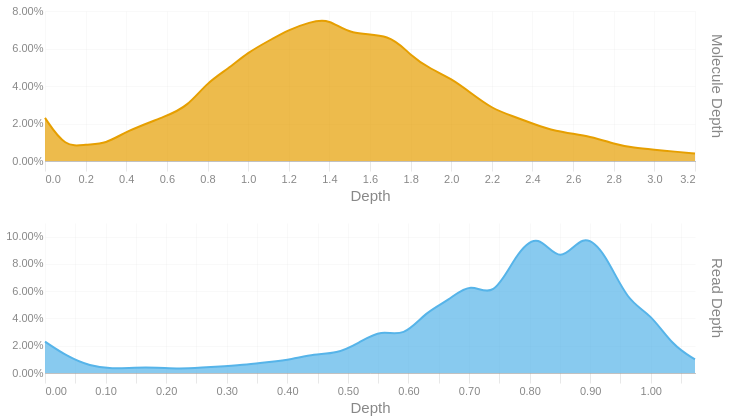

Write notebook code for a chart like this one.
### Code cell
readdep = depth_hist(tb['Read Depth'], q99, 3)
readdep = readdep.with_columns(pl.lit('Read Depth').alias('Metric'))
if not SKIPLR:
    moldep = depth_hist(tb['Molecule Depth'], mol_q99, 1)
    moldep = moldep.with_columns(pl.lit('Molecule Depth').alias('Metric'))
    _hist = pl.concat([readdep, moldep])
    _hist = _hist.filter(pl.col('Proportion') != 0)
    with SafeRender(_hist):
        (
            alt.Chart(_hist)        
            .mark_area(interpolate = "basis")
            .encode(
                x=alt.X('Bin:Q').scale(domainMin=0).axis(alt.Axis(title='Depth')),
                y = alt.Y('Proportion:Q', title = None).axis(format = '.2%'),
                color = alt.Color('Metric:N').legend(None),
                row = alt.Row("Metric:N").header(title = None, labelOrient = 'right'),
                tooltip = [
                    alt.Tooltip("Metric:N", title = "Metric"),
                    alt.Tooltip('Interval:N', title = "Depth Interval"),
                    alt.Tooltip('Proportion:Q', title = "% Alignments").format('.2%')
                ]
            )
            .resolve_scale(x='independent', y='independent')
            .properties(
                height = 150, width = 650,
                usermeta={'embedOptions': {'downloadFileName': f'{samplename}.depth.hist'}}
            )
        ).display()
else:
    readdep = readdep.filter(pl.col('Proportion') != 0)
    with SafeRender(readdep):
        (
            alt.Chart(readdep)        
            .mark_area(interpolate = "basis")
            .encode(
                x=alt.X('Bin:Q').scale(domainMin=0).axis(alt.Axis(title='Depth')),
                y = alt.Y('Proportion:Q', title = None).axis(format = '.2%'),
                tooltip = [
                    alt.Tooltip('Interval:N', title = "Depth Interval"),
                    alt.Tooltip('Proportion:Q', title = "% Alignments").format('.2%')
                ]
            )
            .properties(
                usermeta={'embedOptions': {'downloadFileName': f'{samplename}.depth.hist'}}
            )
        ).display()

### Figure 1 — Vega-Lite specification as saved in the notebook (floating-point values rounded to 4 significant figures)
{"width": 650, "height": 150, "config": {"title": {"anchor": "start", "dy": -15, "fontSize": 18, "color": "#888888", "subtitleColor": "#888888", "subtitleFontSize": 14}, "arc": {"fill": "#0072B2"}, "axis": {"domainColor": "#888888", "domainWidth": 0.5, "gridWidth": 0.2, "grid": false, "titleFontWeight": 400, "titleFontSize": 15, "labelFontSize": 11, "labelColor": "#888888", "tickColor": "#888888", "tickWidth": 0.2, "titleColor": "#888888"}, "axisBand": {"grid": false}, "axisX": {"grid": true, "tickSize": 10, "domainCap": "round"}, "axisY": {"domain": false, "grid": true, "tickSize": 0, "domainCap": "round"}, "background": "transparent", "header": {"labelFontSize": 15, "labelColor": "#888888", "titleFontSize": 15, "titleFontWeight": 600, "titleColor": "#888888"}, "legend": {"labelFont": "sans-serif", "labelFontSize": 12, "labelColor": "#888888", "symbolSize": 100, "symbolType": "circle", "titleFontSize": 12, "titlePadding": 10, "titleColor": "#888888", "title": null}, "range": {"category": ["#E69F00", "#56B4E9", "#009E73", "#F0E442", "#0072B2", "#D55E00", "#CC79A7", "#000000"], "diverging": ["#cfe8f3", "#a2d4ec", "#73bfe2", "#46abdb", "#1696d2", "#12719e"]}, "area": {"fill": "#0072B2", "fillOpacity": 0.7, "line": true, "strokeOpacity": 0.7}, "line": {"color": "#0072B2", "stroke": "#0072B2", "strokeWidth": 2}, "trail": {"color": "#0072B2", "stroke": "#0072B2", "strokeWidth": 0, "size": 1}, "point": {"filled": true, "fillOpacity": 1.0, "size": 95}, "text": {"color": "#888888", "fontSize": 11, "align": "right", "fontWeight": 400, "size": 11}, "bar": {"fill": "#0072B2", "stroke": null}, "view": {"stroke": null, "continuousWidth": 660, "continuousHeight": 400}}, "data": {"name": "data-e837c97c373dcaad1368dd6afb6f49f2"}, "mark": {"type": "area", "interpolate": "basis"}, "encoding": {"color": {"field": "Metric", "legend": null, "type": "nominal"}, "row": {"field": "Metric", "header": {"title": null, "labelOrient": "right"}, "type": "nominal"}, "tooltip": [{"field": "Metric", "title": "Metric", "type": "nominal"}, {"field": "Interval", "title": "Depth Interval", "type": "nominal"}, {"field": "Proportion", "format": ".2%", "title": "% Alignments", "type": "quantitative"}], "x": {"axis": {"title": "Depth"}, "field": "Bin", "scale": {"domainMin": 0}, "type": "quantitative"}, "y": {"axis": {"format": ".2%"}, "field": "Proportion", "title": null, "type": "quantitative"}}, "resolve": {"scale": {"x": "independent", "y": "independent"}}, "usermeta": {"embedOptions": {"downloadFileName": "S6_Altamaha_3957.depth.hist"}}, "$schema": "https://vega.github.io/schema/vega-lite/v6.1.0.json", "datasets": {"data-e837c97c373dcaad1368dd6afb6f49f2": [{"Bin": 0.0, "Interval": "0.0-0.037", "Proportion": 0.023, "Metric": "Read Depth"}, {"Bin": 0.037, "Interval": "0.037-0.074", "Proportion": 0.012, "Metric": "Read Depth"}, {"Bin": 0.074, "Interval": "0.074-0.111", "Proportion": 0.005, "Metric": "Read Depth"}, {"Bin": 0.111, "Interval": "0.111-0.148", "Proportion": 0.003, "Metric": "Read Depth"}, {"Bin": 0.148, "Interval": "0.148-0.185", "Proportion": 0.004, "Metric": "Read Depth"}, {"Bin": 0.185, "Interval": "0.185-0.222", "Proportion": 0.004, "Metric": "Read Depth"}, {"Bin": 0.222, "Interval": "0.222-0.259", "Proportion": 0.003, "Metric": "Read Depth"}, {"Bin": 0.259, "Interval": "0.259-0.296", "Proportion": 0.004, "Metric": "Read Depth"}, {"Bin": 0.296, "Interval": "0.296-0.333", "Proportion": 0.005, "Metric": "Read Depth"}, {"Bin": 0.333, "Interval": "0.333-0.37", "Proportion": 0.006, "Metric": "Read Depth"}, {"Bin": 0.37, "Interval": "0.37-0.407", "Proportion": 0.008, "Metric": "Read Depth"}, {"Bin": 0.407, "Interval": "0.407-0.444", "Proportion": 0.01, "Metric": "Read Depth"}, {"Bin": 0.444, "Interval": "0.444-0.481", "Proportion": 0.014, "Metric": "Read Depth"}, {"Bin": 0.481, "Interval": "0.481-0.518", "Proportion": 0.014, "Metric": "Read Depth"}, {"Bin": 0.518, "Interval": "0.518-0.555", "Proportion": 0.022, "Metric": "Read Depth"}, {"Bin": 0.555, "Interval": "0.555-0.592", "Proportion": 0.032, "Metric": "Read Depth"}, {"Bin": 0.592, "Interval": "0.592-0.629", "Proportion": 0.026, "Metric": "Read Depth"}, {"Bin": 0.629, "Interval": "0.629-0.666", "Proportion": 0.045, "Metric": "Read Depth"}, {"Bin": 0.666, "Interval": "0.666-0.703", "Proportion": 0.053, "Metric": "Read Depth"}, {"Bin": 0.703, "Interval": "0.703-0.74", "Proportion": 0.067, "Metric": "Read Depth"}, {"Bin": 0.74, "Interval": "0.74-0.777", "Proportion": 0.054, "Metric": "Read Depth"}, {"Bin": 0.777, "Interval": "0.777-0.814", "Proportion": 0.087, "Metric": "Read Depth"}, {"Bin": 0.814, "Interval": "0.814-0.851", "Proportion": 0.104, "Metric": "Read Depth"}, {"Bin": 0.851, "Interval": "0.851-0.888", "Proportion": 0.078, "Metric": "Read Depth"}, {"Bin": 0.888, "Interval": "0.888-0.925", "Proportion": 0.104, "Metric": "Read Depth"}, {"Bin": 0.925, "Interval": "0.925-0.962", "Proportion": 0.088, "Metric": "Read Depth"}, {"Bin": 0.962, "Interval": "0.962-0.999", "Proportion": 0.052, "Metric": "Read Depth"}, {"Bin": 0.999, "Interval": "0.999-1.036", "Proportion": 0.044, "Metric": "Read Depth"}, {"Bin": 1.036, "Interval": "1.036-1.073", "Proportion": 0.02, "Metric": "Read Depth"}, {"Bin": 1.073, "Interval": "1.073-1.11", "Proportion": 0.01, "Metric": "Read Depth"}, {"Bin": 0.0, "Interval": "0.0-0.1", "Proportion": 0.023, "Metric": "Molecule Depth"}, {"Bin": 0.1, "Interval": "0.1-0.2", "Proportion": 0.007, "Metric": "Molecule Depth"}, {"Bin": 0.2, "Interval": "0.2-0.3", "Proportion": 0.009, "Metric": "Molecule Depth"}, {"Bin": 0.3, "Interval": "0.3-0.4", "Proportion": 0.009, "Metric": "Molecule Depth"}, {"Bin": 0.4, "Interval": "0.4-0.6", "Proportion": 0.016, "Metric": "Molecule Depth"}, {"Bin": 0.6, "Interval": "0.6-0.7", "Proportion": 0.024, "Metric": "Molecule Depth"}, {"Bin": 0.7, "Interval": "0.7-0.8", "Proportion": 0.029, "Metric": "Molecule Depth"}, {"Bin": 0.8, "Interval": "0.8-0.9", "Proportion": 0.042, "Metric": "Molecule Depth"}, {"Bin": 0.9, "Interval": "0.9-1.0", "Proportion": 0.049, "Metric": "Molecule Depth"}, {"Bin": 1.0, "Interval": "1.0-1.1", "Proportion": 0.058, "Metric": "Molecule Depth"}, {"Bin": 1.1, "Interval": "1.1-1.2", "Proportion": 0.064, "Metric": "Molecule Depth"}, {"Bin": 1.2, "Interval": "1.2-1.3", "Proportion": 0.07, "Metric": "Molecule Depth"}, {"Bin": 1.3, "Interval": "1.3-1.4", "Proportion": 0.074, "Metric": "Molecule Depth"}, {"Bin": 1.4, "Interval": "1.4-1.5", "Proportion": 0.076, "Metric": "Molecule Depth"}, {"Bin": 1.5, "Interval": "1.5-1.7", "Proportion": 0.067, "Metric": "Molecule Depth"}, {"Bin": 1.7, "Interval": "1.7-1.8", "Proportion": 0.068, "Metric": "Molecule Depth"}, {"Bin": 1.8, "Interval": "1.8-1.9", "Proportion": 0.056, "Metric": "Molecule Depth"}, {"Bin": 1.9, "Interval": "1.9-2.0", "Proportion": 0.049, "Metric": "Molecule Depth"}, {"Bin": 2.0, "Interval": "2.0-2.1", "Proportion": 0.044, "Metric": "Molecule Depth"}, {"Bin": 2.1, "Interval": "2.1-2.2", "Proportion": 0.036, "Metric": "Molecule Depth"}, {"Bin": 2.2, "Interval": "2.2-2.3", "Proportion": 0.028, "Metric": "Molecule Depth"}, {"Bin": 2.3, "Interval": "2.3-2.4", "Proportion": 0.024, "Metric": "Molecule Depth"}, {"Bin": 2.4, "Interval": "2.4-2.5", "Proportion": 0.02, "Metric": "Molecule Depth"}, {"Bin": 2.5, "Interval": "2.5-2.7", "Proportion": 0.016, "Metric": "Molecule Depth"}, {"Bin": 2.7, "Interval": "2.7-2.8", "Proportion": 0.013, "Metric": "Molecule Depth"}, {"Bin": 2.8, "Interval": "2.8-2.9", "Proportion": 0.009, "Metric": "Molecule Depth"}, {"Bin": 2.9, "Interval": "2.9-3.0", "Proportion": 0.007, "Metric": "Molecule Depth"}, {"Bin": 3.0, "Interval": "3.0-3.1", "Proportion": 0.006, "Metric": "Molecule Depth"}, {"Bin": 3.1, "Interval": "3.1-3.2", "Proportion": 0.005, "Metric": "Molecule Depth"}, {"Bin": 3.2, "Interval": "3.2-3.32", "Proportion": 0.004, "Metric": "Molecule Depth"}]}}
